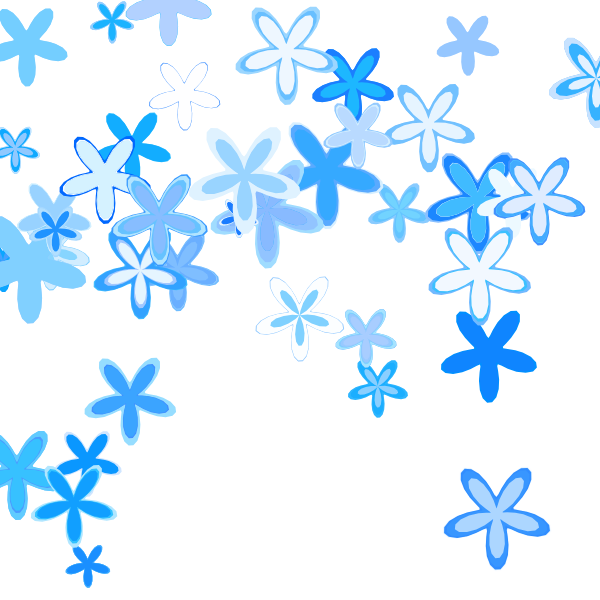
Frame 1 (no input)
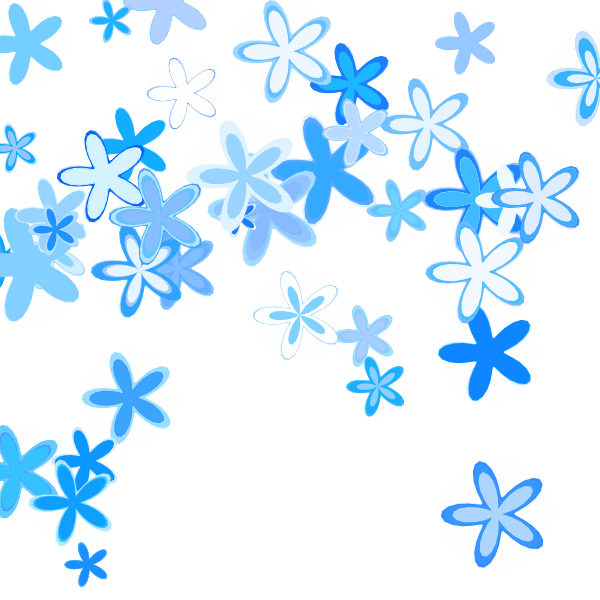
Frame 60 (no input)
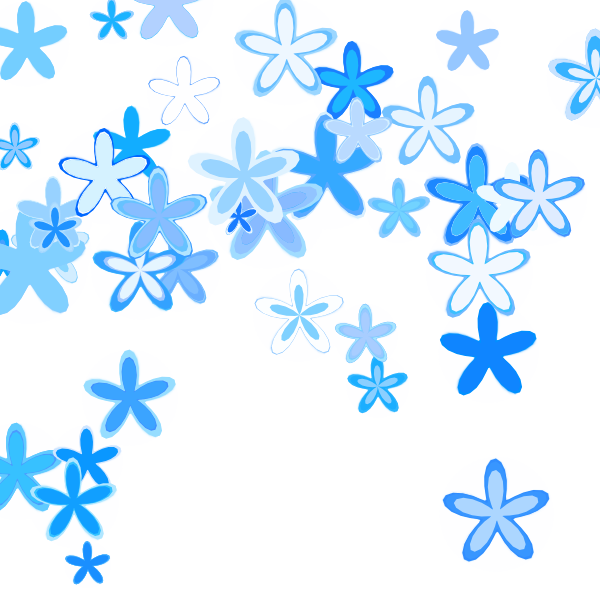
Frame 120 (the mouse pressed at the canvas centre since frame 60)

The p5.js sketch that drew these frames (run headless with seeded random() and noise() and a simulated clock; from frame 60 on, the mouse is pressed at the canvas centre):

// p5.js sketch
// ── sketch.js
let flowers = [];

function setup() {
  colorMode(HSB, 100);
  createCanvas(600, 600);

  // generate particles
  for (let i = 0; i < 40; i++) {
    flowers[i] = new Flowers(random(width), random(height), random(0.2, 0.5));
  }
}

function draw() {
  background(255, 55);

  for (let i = 0; i < 40; i++) {
    flowers[i].show();
  }
}

// (optional) Design interaction by using Mouse or Keyboard;
// For example:
// function mousePressed() {
//   // generate an object when mousePressed at the mouse position;
//   // and push it to the end of the array "particles"
//   flowers.push(new Flower(mouseX, mouseY));
// }

class Flowers {
  // constructor function
  constructor(x, y, r) {
    // properties

    // this.x = width / 2;
    // this.y = height / 2;
    this.x = x;
    this.y = y;
    this.r = r;
    this.radius = [];
    this.color = [];
    this.colorsaturation = [];
    for (let i = 0; i < 10; i++) {
      this.radius[i] = random(50, 100);
      this.color[i] = random(55, 60);
      this.colorsaturation[i] = random(0, 100);
    }
  }

  // methods (functions)
  show() {
    // particle's appearance
    push();
    translate(this.x, this.y);
    noStroke();
    //fill(this.color[i], this.colorsaturation, 100);
    //beginShape();
    for (let i = 0; i < 40; i++) {
      fill(this.color[i], this.colorsaturation[i], 100);
      beginShape();
      for (let a = 0; a < TWO_PI; a += 0.1) {
        let offset = map(sin(a * 5 + frameCount * 0.08), -1, 1, -60, 20);
        let r = this.radius[i] + offset;
        let x = this.r*r * cos(a);
        let y = this.r*r * sin(a);
        vertex(x, y);
      }
      endShape();
    }
    pop();
  }
  // Implement (at least three) more methods(functions) for the particle's behaviors, for example:
  move() {
    this.x += this.xSpd;
    this.y += this.ySpd;
  }
  doSomething() {
    //
  }
}
